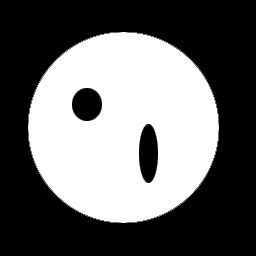
#> input picture Examples/knn/holes.jpg, 256 x 256 px
$ python k_nearest_assume_color.py knn/holes.jpg   (older library calls are emulated)
#> lines starting #> are read from the running program, lines starting #| are printed output that depends on the picture; after the words box and inside, x2 and y2 are one past the last pixel; in counts of white or black regions, pixels touching at a corner belong together
### Examples/utils/algorithms.py
#!/usr/bin/env python
import cv2
import numpy as np


#------------------#
#    Preprocess    #
#------------------#

# [6 lines left out: function DoG, not called in this run]


def norm_illum_color(img, gamma=2.2):
    """ Normalizes illumination for colored image """
    img = np.float32(img)
    img /= 255.0
    img = cv2.pow(img, 1 / gamma) * 255
    img = np.uint8(img)
    return img


# [478 lines left out: functions gamma_correct, sharpen, deilluminate, homomorphic, deilluminate_single, motion_deflicker and 37 more, not called in this run]


def laplacian(img):
    return cv2.cvtColor(np.uint8(
        cv2.Laplacian(cv2.cvtColor(img, cv2.COLOR_BGR2GRAY), cv2.CV_64F)), cv2.COLOR_GRAY2BGR)


# [203 lines left out: functions chromaiter, finlayiter, finlaynorm, perfectnorm, chromanorm, noniternorm and 8 more, not called in this run]

class MovingAverage():
    queueList=[]
    # auto_resol resets the moving average when the resolution changes
    # [22 lines left out: functions __init__, add_image, not called in this run]

    def process_image(self):
        averaged = (self.accum / self.maxSize).astype(np.uint8, copy=False)
        return averaged

    def zero_image(self):
        zeroMat=np.zeros((self.resolution[1], self.resolution[0], 3)).astype(np.uint16, copy=False)
        return zeroMat

class MovingMedian():
    # auto_resol resets the moving median when the resolution changes
    # [23 lines left out: functions __init__, add_image, process_image, not called in this run]

    def zero_image_stacked(self):
        zeroMat=np.zeros((self.resolution[0], self.resolution[1], self.maxSize)).astype(np.uint16, copy=False)
        return zeroMat

### Examples/k_nearest_assume_color.py
import cv2
import numpy as np
import math
import requests
import io
from utils.algorithms import norm_illum_color, MovingMedian, shadegrey_lab, power_law, get_salient
import sys


class pipeline:
    def __init__ (self, img, thresholds):
        self.img = img
        self.thresholds = thresholds

    def __preprocess(self):
        # Chaining the preprocessors
        self.img = cv2.GaussianBlur(self.img,(5,5),0)
        self.img = norm_illum_color(self.img, 0.8)
        src = self.img
        src_flatten = np.reshape(np.ravel(src, 'C'), (-1, 3))
        dst = np.zeros(src.shape, np.float32)

        colors = np.array([[0x00, 0x00, 0x00],
                           [0xff, 0xff, 0xff],
                           [0xff, 0x00, 0x00],
                           [0x00, 0xff, 0x00],
                           [0x00, 0x00, 0xff]], dtype=np.float32)

        classes = np.array([[0], [1], [2], [3], [4]], np.float32)

        # [6 lines of commented-out code are left out]

        diff = ((src[:,:,:,None] - colors.T)**2).sum(axis=2)
        index = diff.argmin(axis=2)
        out = colors[index]

        return out


    def visualisation(self):
        output = self.__preprocess()
        return output


def callback(x):
    pass

# main
if __name__ == '__main__':

    print (sys.argv[1])
    img = cv2.imread(sys.argv[1])
#> img is the input picture: shape (256, 256, 3); min 0, max 255, mean 104.8

    while(True):
        frame = img


        # initialize
        frame_size = frame.shape
#> frame_size = (256, 256, 3)
        frame_width  = frame_size[1]
#> frame_width = 256
        frame_height = frame_size[0]
#> frame_height = 256

        frame = cv2.resize(frame, (0,0), fx=0.3, fy=0.3) # Scale resizing
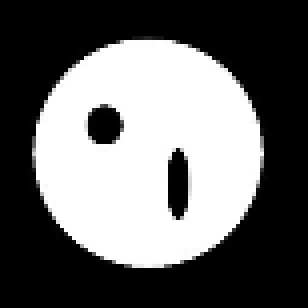
#> frame: shape (77, 77, 3) (shown 4 times larger); min 0, max 255, mean 104.4

        my_pipeline = pipeline(frame, {})
#> in __init__, `self.thresholds = thresholds`: self.thresholds = 0 items
        visualisation = my_pipeline.visualisation()
#> in __preprocess, `self.img = cv2.GaussianBlur(self.img,(5,5),0)`:
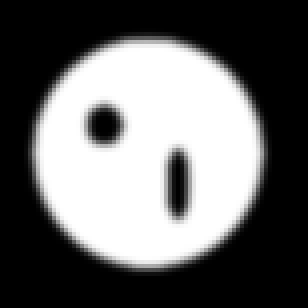
#> self.img: shape (77, 77, 3) (shown 4 times larger); min 0, max 255, mean 104.4
#> in norm_illum_color, `img = cv2.pow(img, 1 / gamma) * 255`:
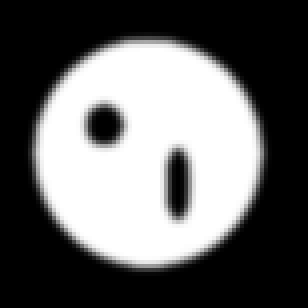
#> img: shape (77, 77, 3) float32 (shown 4 times larger); min 0, max 255, mean 102.2
#> in __preprocess, `index = diff.argmin(axis=2)`:
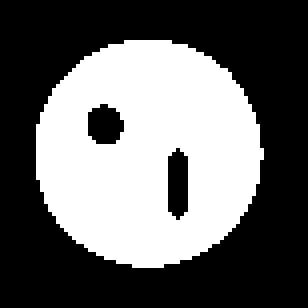
#> index: shape (77, 77) int64 (shown 4 times larger); values 0 (black) and 1 (white), 40.3% white; 1 white region, box (x1, y1, x2, y2) and area: (9, 10, 66, 67) 2392

        # numpy_horizontal_concat = np.concatenate((frame, visualisation), 1)

        cv2.imshow('image', visualisation)

        cv2.waitKey(1)
        # exit if the key "q" is pressed
        if cv2.waitKey(1) & 0xFF == ord('q'):
#> (key q is pressed here)
            break

    cv2.destroyAllWindows()
